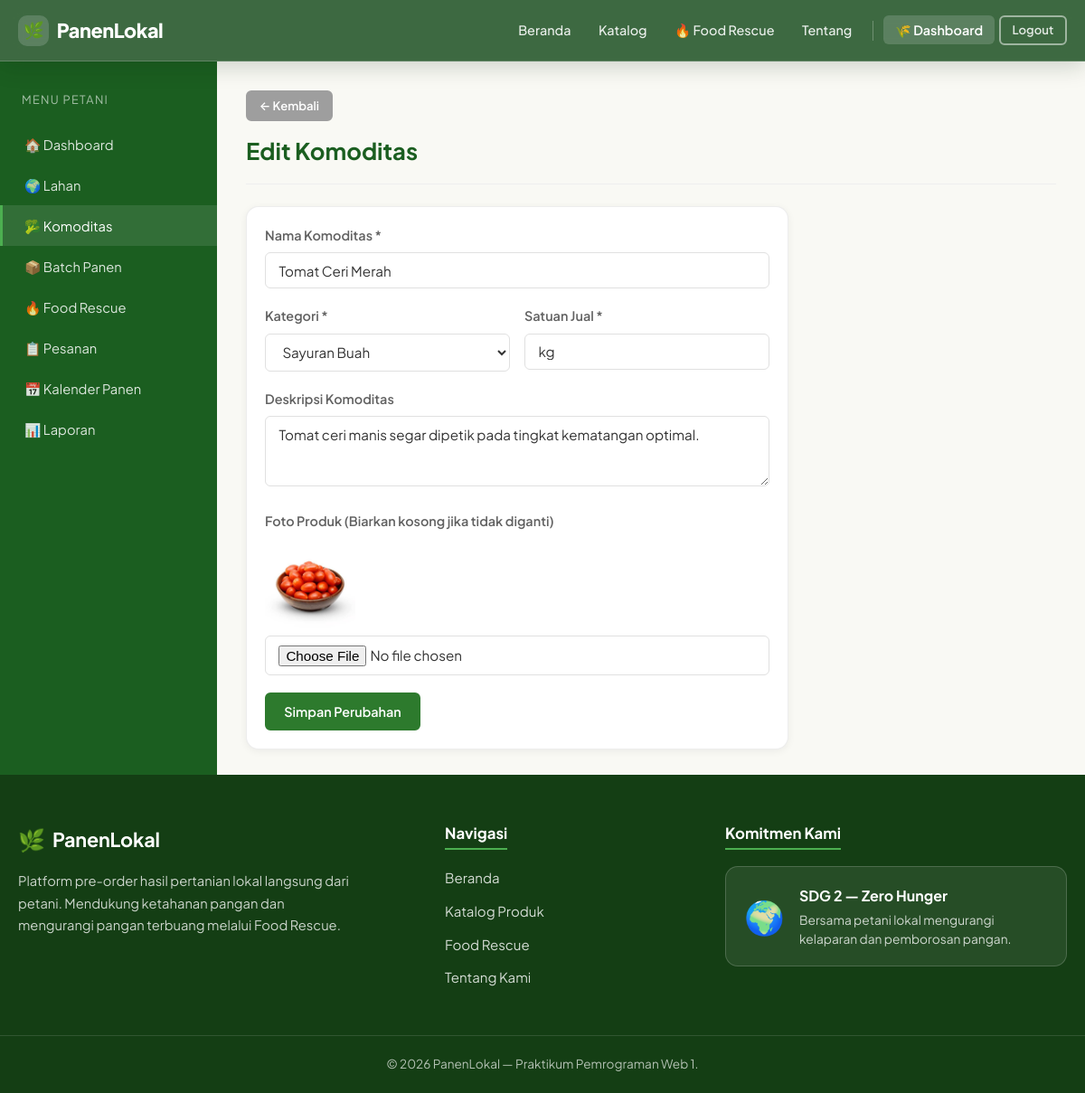
The app's page /petani/edit_komoditas.php?id=1 (signed in) with its own data.
### tables this page shows
CREATE TABLE IF NOT EXISTS commodities (
    id BIGINT UNSIGNED AUTO_INCREMENT PRIMARY KEY,
    farmer_id BIGINT UNSIGNED NOT NULL,
    nama VARCHAR(120) NOT NULL,
    kategori VARCHAR(60) NOT NULL,
    deskripsi TEXT NULL,
    satuan VARCHAR(20) NOT NULL DEFAULT 'kg',
    gambar VARCHAR(255) NULL,
    status_komoditas ENUM('aktif','nonaktif') NOT NULL DEFAULT 'aktif',
    created_at TIMESTAMP NOT NULL DEFAULT CURRENT_TIMESTAMP,
    updated_at TIMESTAMP NOT NULL DEFAULT CURRENT_TIMESTAMP ON UPDATE CURRENT_TIMESTAMP,
    INDEX idx_commodities_farmer (farmer_id),
    INDEX idx_commodities_status (status_komoditas),
    CONSTRAINT fk_commodities_farmer FOREIGN KEY (farmer_id) REFERENCES farmer_profiles(id) ON UPDATE CASCADE ON DELETE RESTRICT
);

### includes/functions.php (called while the page is built, shortened)
<?php
function sanitize($str) {
    return htmlspecialchars((string)$str, ENT_QUOTES, 'UTF-8');
}
function get_farmer_profile($conn, $user_id) {
    $stmt = $conn->prepare("SELECT id, nama_usaha, status_verifikasi FROM farmer_profiles WHERE user_id = ?");
    $stmt->bind_param("i", $user_id);
    $stmt->execute();
    $fp = $stmt->get_result()->fetch_assoc();
    return $fp ?: ['id' => 0, 'nama_usaha' => '', 'status_verifikasi' => 'menunggu'];
}
?>

### petani/edit_komoditas.php (the view, shortened to what this page needs)
<?php
require_once __DIR__ . '/../config/koneksi.php';
require_once __DIR__ . '/../includes/functions.php';
$fp = get_farmer_profile($conn, $_SESSION['user_id']);
$farmer_id = $fp['id'];
$id = (int)($_GET['id'] ?? 0);
$chk = $conn->prepare("SELECT * FROM commodities WHERE id = ? AND farmer_id = ?");
$chk->bind_param("ii", $id, $farmer_id);
$chk->execute();
$c = $chk->get_result()->fetch_assoc();
require_once __DIR__ . '/../includes/header.php';
require_once __DIR__ . '/../includes/navbar.php';
?>
<div class="dashboard-layout">
  <aside class="sidebar">
    <div class="sidebar-title">Menu Petani</div>
    <ul class="sidebar-menu">
      <li><a href="<?= BASE_URL ?>/petani/index.php">🏠 Dashboard</a></li>
      <li><a href="<?= BASE_URL ?>/petani/lahan.php">🌍 Lahan</a></li>
      <li><a href="<?= BASE_URL ?>/petani/komoditas.php" class="active">🥦 Komoditas</a></li>
      <li><a href="<?= BASE_URL ?>/petani/batch_panen.php">📦 Batch Panen</a></li>
      <li><a href="<?= BASE_URL ?>/petani/kelola_rescue.php">🔥 Food Rescue</a></li>
      <li><a href="<?= BASE_URL ?>/petani/pesanan.php">📋 Pesanan</a></li>
      <li><a href="<?= BASE_URL ?>/petani/kalender_panen.php">📅 Kalender Panen</a></li>
      <li><a href="<?= BASE_URL ?>/petani/laporan.php">📊 Laporan</a></li>
    </ul>
  </aside>
  <main class="dashboard-main">
    <div class="dashboard-header">
      <a href="<?= BASE_URL ?>/petani/komoditas.php" class="btn btn-secondary btn-sm mb-2">← Kembali</a>
      <h1>Edit Komoditas</h1>
    </div>
    <div class="card card-body" style="max-width: 600px;">
      <form method="POST" enctype="multipart/form-data">
        <div class="form-group">
          <label class="form-label">Nama Komoditas *</label>
          <input type="text" name="nama" class="form-control" required value="<?= sanitize($c['nama']) ?>">
        </div>
        <div class="form-row">
          <div class="form-group">
            <label class="form-label">Kategori *</label>
            <select name="kategori" class="form-control" required>
              <?php
              $cats = ['Sayuran Hijau', 'Sayuran Buah', 'Buah-buahan', 'Umbi-umbian', 'Rempah & Herbal', 'Padi & Palawija'];
              foreach ($cats as $cat):
              ?>
                <option value="<?= $cat ?>" <?= $c['kategori'] === $cat ? 'selected' : '' ?>><?= $cat ?></option>
              <?php endforeach; ?>
            </select>
          </div>
          <div class="form-group">
            <label class="form-label">Satuan Jual *</label>
            <input type="text" name="satuan" class="form-control" required value="<?= sanitize($c['satuan']) ?>">
          </div>
        </div>
        <div class="form-group">
          <label class="form-label">Deskripsi Komoditas</label>
          <textarea name="deskripsi" class="form-control" rows="3"><?= sanitize($c['deskripsi'] ?? '') ?></textarea>
        </div>
        <div class="form-group">
          <label class="form-label">Foto Produk (Biarkan kosong jika tidak diganti)</label>
          <?php if ($c['gambar']): ?>
            <div style="margin-bottom: .5rem;">
              <img src="<?= BASE_URL ?>/uploads/products/<?= sanitize($c['gambar']) ?>" alt="" style="width:100px; height:100px; object-fit:cover; border-radius:var(--radius-sm);">
            </div>
          <?php endif; ?>
          <input type="file" name="gambar" class="form-control" accept="image/*">
        </div>
        <button type="submit" class="btn btn-primary">Simpan Perubahan</button>
      </form>
    </div>
  </main>
</div>
<?php require_once __DIR__ . '/../includes/footer.php'; ?>

### assets/css/style.css (style rules this page uses)
*, *::before, *::after { box-sizing: border-box; margin: 0; padding: 0; }
:root { --green-dark: #1b5e20; --green-main: #2d7a2d; --green-mid: #388e3c; --green-light: #4caf50; --green-pale: #c8e6c9; --green-bg: #f1f8f1; --orange: #f57c00; --orange-light: #ffe0b2; --red: #c62828; --red-light: #ffebee; --blue: #1565c0; --blue-light: #e3f2fd; --yellow: #f9a825; --yellow-light: #fff9c4; --cream: #f9f9f4; --white: #ffffff; --gray-100: #f5f5f5; --gray-200: #eeeeee; --gray-300: #e0e0e0; --gray-500: #9e9e9e; --gray-700: #616161; --gray-900: #212121; --text: #333333; --border-light: rgba(0, 0, 0, .07); --shadow-sm: 0 2px 8px rgba(17, 24, 39, .06); --shadow: 0 4px 14px rgba(17, 24, 39, .09); --shadow-lg: 0 12px 28px rgba(17, 24, 39, .14); --radius: 10px; --radius-lg: 14px; --radius-sm: 6px; --transition: .25s ease; }
html { font-size: 16px; scroll-behavior: smooth; }
body { font-family: 'Plus Jakarta Sans', 'Segoe UI', system-ui, -apple-system, sans-serif; color: var(--text); background: var(--cream); line-height: 1.65; min-height: 100vh; margin: 0; display: flex; flex-direction: column; overflow-x: clip; }
a { color: var(--green-main); text-decoration: none; transition: color var(--transition); }
img { max-width: 100%; display: block; }
h1, h2, h3, h4, h5, h6 { font-weight: 700; line-height: 1.3; color: var(--gray-900); margin-bottom: .5rem; }
h1 { font-size: 2.2rem; }
ul, ol { padding-left: 1.5rem; }
.btn { display: inline-block; font-family: inherit; padding: .55rem 1.2rem; border-radius: var(--radius-sm); font-size: .9rem; font-weight: 600; cursor: pointer; border: 2px solid transparent; transition: all var(--transition); text-align: center; text-decoration: none !important; line-height: 1.4; }
.btn-sm { padding: .35rem .8rem; font-size: .82rem; }
.btn-primary { background: var(--green-main); color: var(--white); border-color: var(--green-main); }
.btn-secondary { background: var(--gray-500); color: var(--white); border-color: var(--gray-500); }
.form-group { margin-bottom: 1.2rem; }
.form-label { display: block; margin-bottom: .4rem; font-weight: 600; font-size: .9rem; color: var(--gray-700); }
.form-control { width: 100%; font-family: inherit; padding: .6rem .9rem; border: 1.5px solid var(--gray-300); border-radius: var(--radius-sm); font-size: .95rem; color: var(--text); background: var(--white); transition: border-color var(--transition), box-shadow var(--transition); }
.form-row { display: flex; gap: 1rem; flex-wrap: wrap; }
.form-row .form-group { flex: 1; min-width: 200px; }
.card { background: var(--white); border: 1px solid var(--border-light); border-radius: var(--radius-lg); box-shadow: var(--shadow-sm); overflow: hidden; transition: transform var(--transition), box-shadow var(--transition); }
.card-body { padding: 1.25rem; }
.dashboard-layout { display: flex; flex: 1 0 auto; align-items: stretch; }
.sidebar { width: 240px; flex-shrink: 0; background: var(--green-dark); color: var(--white); padding: 1.5rem 0; align-self: stretch; }
.sidebar-title { padding: .5rem 1.5rem 1rem; font-size: .8rem; text-transform: uppercase; letter-spacing: .1em; opacity: .6; }
.sidebar-menu { list-style: none; padding: 0; margin: 0; }
.sidebar-menu li a { display: block; padding: .65rem 1.5rem; color: rgba(255, 255, 255, .85); transition: background var(--transition); font-size: .92rem; text-decoration: none !important; border-left: 3px solid transparent; }
.sidebar-menu li a:hover, .sidebar-menu li a.active { background: rgba(255, 255, 255, .1); color: var(--white); border-left-color: var(--green-light); }
.dashboard-main { flex: 1; padding: 2rem 2rem 1.75rem; min-width: 0; }
.dashboard-main > *:last-child { margin-bottom: 0; }
.dashboard-header { margin-bottom: 1.5rem; padding-bottom: 1rem; border-bottom: 1px solid var(--gray-200); }
.dashboard-header h1, .page-title { font-size: 1.6rem; color: var(--green-dark); margin-bottom: .25rem; }
.mb-2 { margin-bottom: 1rem; }

### records on screen
commodities: nama "Tomat Ceri Merah", kategori "Sayuran Buah", satuan "kg", deskripsi "Tomat ceri manis segar dipetik pada tingkat kematangan optimal.", gambar (picture)
